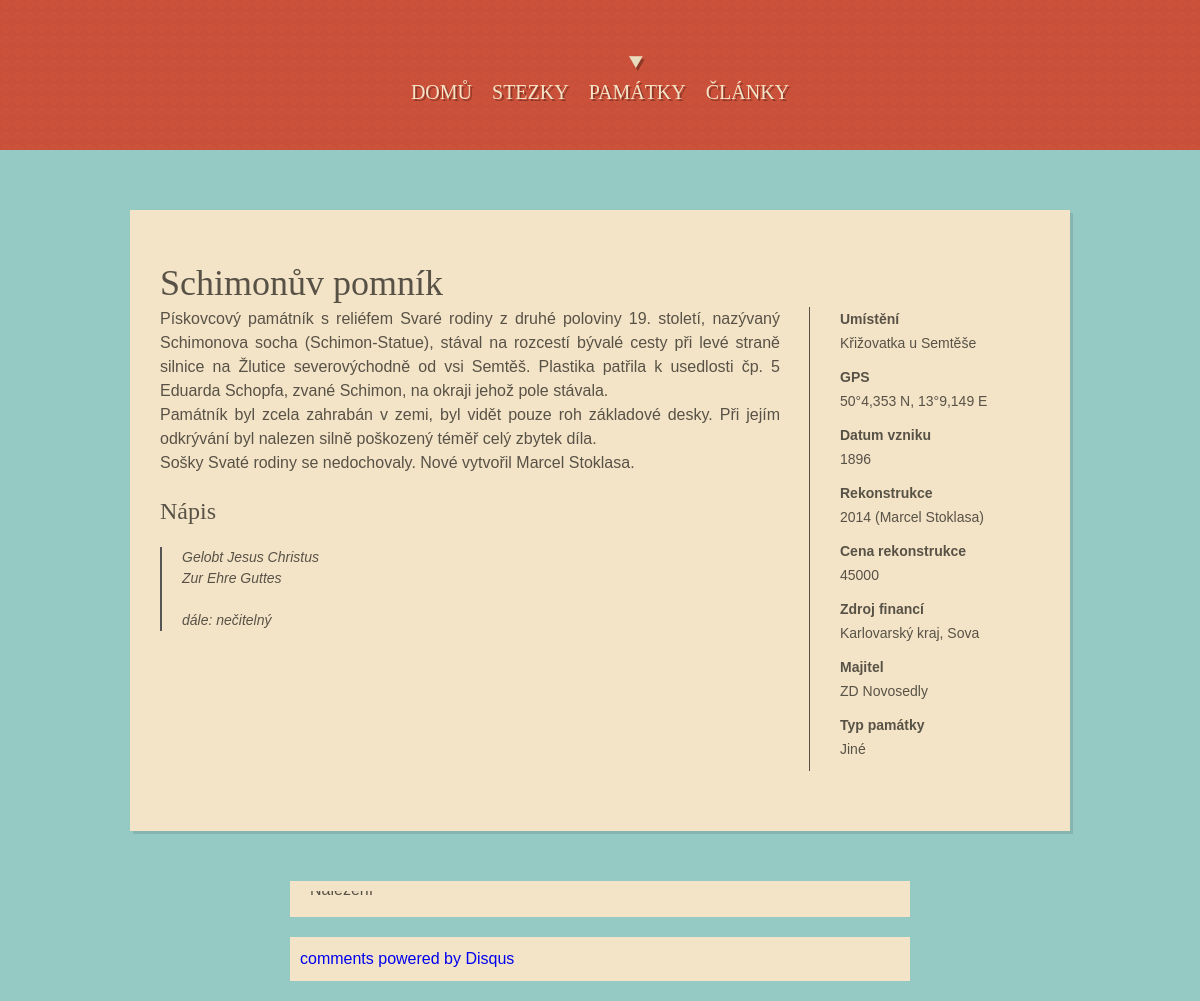
The page /relic/view/schimonuv-pomnik on the database its author committed.
### relic/models.py (models this page shows, shortened)
class Relic(models.Model):
    title = models.CharField(max_length=100, unique=True, verbose_name="Název")
    place = models.CharField(max_length=100, blank=True, verbose_name="Umístění")
    gps = models.CharField(max_length=50, blank=True, verbose_name="GPS")
    date_of_build = models.CharField(max_length=20, null=True, verbose_name="Datum vzniku", blank=True)
    reconstruction = models.CharField(max_length=200, null=True, verbose_name="Rekonstrukce", blank=True)
    price_of_rec = models.IntegerField(verbose_name="Cena rekonstrukce", null=True, blank=True)
    source_of_finance = models.CharField(max_length=30, blank=True, verbose_name="Zdroj financí")
    owner = models.CharField(max_length=40, blank=True, verbose_name="Vlastník")
    type_of_r = models.CharField(max_length=8, choices=types_choice, blank=True, null=True, verbose_name="Typ památky")
    sign = models.TextField(null=True, blank=True, verbose_name="Nápis")
    body = models.TextField(verbose_name="Popis")
    katalog_numb = models.CharField(max_length=30, blank=True, verbose_name="Rejstříkové č.")
    series_num = models.IntegerField(blank=True, null=True, verbose_name="Pořadová číslo")
    w_ssr = models.BooleanField(default=False, verbose_name="Stezka sovy Rozárky")
    w_kc = models.BooleanField(default=False, verbose_name="Křížková cesta")
    w_czp = models.BooleanField(default=False, verbose_name="Cesta za pověstí")
    pic = ThumbnailerImageField(upload_to=get_name_file, null=True, blank=True, verbose_name="Titulní foto")
    pic2 = ThumbnailerImageField(upload_to=get_name_file, null=True, blank=True)
    picd_2 = models.CharField(max_length=100, null=True, blank=True, verbose_name="Popis")
    pic3 = ThumbnailerImageField(upload_to=get_name_file, null=True, blank=True)
    picd_3 = models.CharField(max_length=100, null=True, blank=True, verbose_name="Popis")
    pic4 = ThumbnailerImageField(upload_to=get_name_file, null=True, blank=True)
    picd_4 = models.CharField(max_length=100, null=True, blank=True, verbose_name="Popis")
    pic5 = ThumbnailerImageField(upload_to=get_name_file, null=True, blank=True)
    picd_5 = models.CharField(max_length=100, null=True, blank=True, verbose_name="Popis")
    pic6 = ThumbnailerImageField(upload_to=get_name_file, null=True, blank=True)
    picd_6 = models.CharField(max_length=100, null=True, blank=True, verbose_name="Popis")
    pic7 = ThumbnailerImageField(upload_to=get_name_file, null=True, blank=True)
    picd_7 = models.CharField(max_length=100, null=True, blank=True, verbose_name="Popis")
    pic8 = ThumbnailerImageField(upload_to=get_name_file, null=True, blank=True)
    picd_8 = models.CharField(max_length=100, null=True, blank=True, verbose_name="Popis")
    posted = models.DateField(db_index=True, auto_now_add=True)
    slug = models.SlugField(max_length=100, unique=True, verbose_name="Nechat")

### relic/views.py (the view)
def view_relic(request, slug):
    context = { 'relic': get_object_or_404(Relic, slug=slug),
                'pics': get_all_pics(get_object_or_404(Relic, slug=slug)),
                'dam': get_day_and_month(get_object_or_404(Relic, slug=slug)),
               }
    return render(request, 'view_relic.html', context)

### cont_proces.py (called while the page is built)
def extra_context(request):
    extras = {}
    extras["ALL_RELICS"] = Relic.objects.all().order_by("-title")
    return(extras)

### relic/views.py (called while the page is built)
def get_all_pics(relic):
    vysl = []
    for att in dir(relic):
        if str(att).find("pic") != -1 and str(att).find("picd_") == -1 and len(att) != 3:
            pic = getattr(relic, att)
            if getattr(relic, "picd_{0}".format(att[-1])) and pic and pic != "":
                vysl.append([pic, getattr(relic, "picd_{0}".format(att[-1]))])
            elif  pic != "":
                vysl.append([pic, ""])
    return(vysl)

def get_day_and_month(relic):
    a = relic.posted
    mes = ""
    if a.month == 1: mes = "Leden"
    elif a.month == 2: mes = "Únor"
    elif a.month == 3: mes = "Březen"
    elif a.month == 4: mes = "Duben"
    elif a.month == 5: mes = "Květen"
    elif a.month == 6: mes = "Červen"
    elif a.month == 7: mes = "Červenec"
    elif a.month == 8: mes = "Srpen"
    elif a.month == 9: mes = "Září"
    elif a.month == 10: mes = "Říjen"
    elif a.month == 11: mes = "Listopad"
    elif a.month == 12: mes = "Prosinec"
    else: mes = "nic"
    return(a.day, mes)

### relic/templates/view_relic.html (shortened to what this page needs)
{% extends 'base.html' %}
{% block current_item4 %}class="current-menu-item" {% endblock %}
{% block content %}
{% load thumbnail %}
<div class="page-content portfolio-content">
    <div class="entry-content cf">
        <h2 class="caption">{{ relic.title }}</h2>
        <div class="project-content">
            {{relic.body|safe}}
         {% if relic.sign != "" %}
         <h4 class="caption">Nápis</h4>
           <span class="pullquote-left">{{ relic.sign|safe }}</span>
         {% endif %}
        </div>
        <div class="project-info">
            {% if relic.place != "" %}
            <p><strong>Umístění</strong>{{relic.place|safe}}</p>
            {% endif %}
            {% if relic.gps != "" %}
            <p><strong>GPS</strong>{{ relic.gps }}</p>
            {% endif %}
            {% if relic.date_od_build != "" %}
            <p><strong>Datum vzniku</strong>{{ relic.date_of_build }}</p>
            {% endif %}
            {% if relic.reconstruction != "" %}
            <p><strong>Rekonstrukce</strong>{{ relic.reconstruction }}</p>
            {% endif %}
            {% if relic.price_of_rec != None %}
            <p><strong>Cena rekonstrukce</strong>{{ relic.price_of_rec }}</p>
            {% endif %}
            {% if relic.source_of_finance != "" %}
            <p><strong>Zdroj financí</strong>{{ relic.source_of_finance }}</p>
            {% endif %}
            {% if relic.owner != "" %}
            <p><strong>Majitel</strong>{{ relic.owner }}</p>
            {% endif %}
            {% if relic.type_of_r != "" %}
            <p><strong>Typ památky</strong>{{ relic.type_of_r }}</p>
            {% endif %}
        </div>
        </div>
    </div>
</div>
{% if pics %}
<div class="slider-wrapper theme-default">
    <div id="slider-project" class="nivoSlider">
        {% for pic, desc in pics %}
        {% if desc != "" %}
        <a href="{{ pic.url }}">
        </a>
        {% endif %}
        {% endfor %}
        {% else %}
        <p>There are no pics</p>
        {% endif %}
    </div>
</div>
<div class="slider-wrapper theme-default">
    <a href="http://disqus.com" class="dsq-brlink">comments powered by <span class="logo-disqus">Disqus</span></a>
</div>
{% endblock %}

### sfiles/central/css/nivo-slider.css (style rules this page uses)
.nivoSlider { position: relative; width: 100%; height: auto; overflow: hidden; }
.nivoSlider a.nivo-imageLink { position: absolute; top: 0px; left: 0px; width: 100%; height: 100%; border: 0; padding: 0; margin: 0; z-index: 6; display: none; }
.theme-default { padding: 10px; background: #f3e4c8; margin-bottom: 20px; max-height: 600px; max-width: 600px; display: block; margin-left: auto; margin-right: auto; }
.theme-default .nivoSlider { position: relative; background: #f3e4c8 url(../img/loading.gif) no-repeat 50% 50%; }
.theme-default .nivoSlider a { border: 0; display: block; }

### sfiles/central/css/style.css (style rules this page uses)
.cf:after, .cf:before { content: ""; display: table; }
.cf:after { clear: both; }
.cf { zoom: 1; }
body { font-family: Helvetica, Arial, sans-serif; font-size: 16px; line-height: 1.5em; background: #95c9c3 url(../img/grunge.png) repeat-x center 150px; }
body a { text-decoration: none; -webkit-transition: all 0.3s ease; -moz-transition: all 0.3s ease; -o-transition: all 0.3s ease; transition: all 0.3s ease; }
body p { margin-bottom: 21px; }
#main h1, #main h2, #main h3, #main h4, #main h5, #main h6 { font-family: mensch; line-height: 1.3em; }
h2 { font-size: 36px; }
h4 { font-size: 24px; }
.page-content { position: relative; background: #f3e4c8; color: #585246; padding: 50px 30px 60px 30px; box-shadow: 3px 3px 0 0 rgba(0, 0, 0, 0.1); }
.portfolio-content { margin-bottom: 40px; }
.portfolio-content .project-content { float: left; width: 620px; text-align: justify; }
.portfolio-content .project-info { float: right; width: 200px; font-size: 14px; padding-left: 30px; border-left: 1px solid #585246; }
.portfolio-content .project-info p { margin-bottom: 10px; }
.portfolio-content .project-info strong { font-weight: bold; display: block; }
.entry-content strong { font-weight: bold; }

### sfiles/central/css/elements.css (style rules this page uses)
.pullquote-right, .pullquote-left { border-left: #555555 2px solid; float: right; font-size: 14px; line-height: 1.5em; margin: 20px 0px 20px 20px; width: 100%; font-style: italic; }
.pullquote-left { float: left; margin: 20px 20px 20px 0px; padding: 0 0 0 20px; }

### rows shown on the page
Relic: title "Schimonův pomník", body "Pískovcový památník s reliéfem Svaré rodiny z druhé poloviny 19. století, nazývaný Schimonova socha (Schimon-Statue), stával na rozcestí bývalé cesty při levé straně silnice na Žlutice severovýchodně od vsi Semtěš. Plastika patřila k usedlosti čp. 5 Eduarda Schopfa, zvané Schimon, na okraji jehož pole stávala. Památník byl zcela zahrabán v zemi, byl vidět pouze roh základové desky. Při jejím odkrývání byl nalezen silně poškozený téměř celý zbytek díla. Sošky Svaté rodiny se nedochovaly. Nové vytvořil Marcel Stoklasa.", sign "Gelobt Jesus Christus Zur Ehre Guttes dále: nečitelný", place "Křižovatka u Semtěše", gps "50°4,353 N, 13°9,149 E", date_of_build "1896", reconstruction "2014 (Marcel Stoklasa)", price_of_rec "45000", source_of_finance "Karlovarský kraj, Sova", owner "ZD Novosedly", type_of_r "Jiné"
